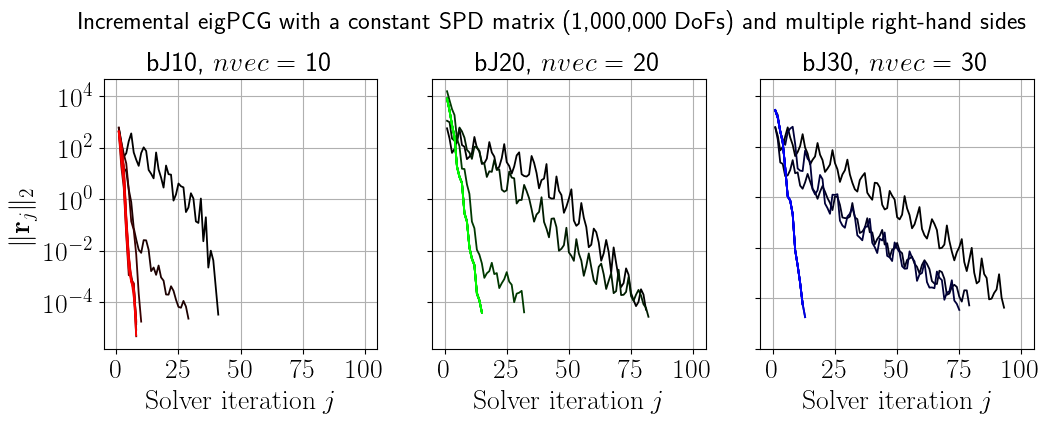

Reproduce this figure in Python.
import numpy as np
import pylab as pl

pl.rcParams['text.usetex'] = True
params = {'text.latex.preamble' : [r'\usepackage{amssymb}',
                                   r'\usepackage{amsmath}']}
pl.rcParams.update(params)
pl.rcParams['axes.labelsize'] = 20
pl.rcParams['axes.titlesize'] = 20
pl.rcParams['legend.fontsize'] = 20
pl.rcParams['xtick.labelsize'] = 20
pl.rcParams['ytick.labelsize'] = 20
pl.rcParams['legend.numpoints'] = 1

nsmp = 10
nblocks = (10, 20, 30)
cols = ('tab:green', 'tab:blue', 'tab:red')

def get_rgb(s, nu, ind):
  rgb = 3 * [0]
  rgb[ind % 3] = s / (nu - 1.)
  return tuple(rgb)

fig, ax = pl.subplots(1, len(nblocks), figsize=(12, 3.5), sharey=True)
for ibJ, nblock in enumerate(nblocks):
  its = np.load('data/mrhs-bJ%d-incr-eigpcg.its.npy' % nblock)
  res_norms = np.load('data/mrhs-bJ%d-incr-eigpcg.res_norms.npy' % nblock)
  sum_it = 0
  for ismp in range(nsmp):
    col = get_rgb(ismp, nsmp, ibJ)
    it = its[ismp]
    ax[ibJ].semilogy(range(1, it + 1), res_norms[sum_it:(sum_it + it)], color=col, lw=1.3)
    sum_it += it
  ax[ibJ].grid()
  ax[ibJ].set_xlabel(r'$\mathrm{Solver\ iteration}\; j$')
  ax[ibJ].set_xticks([0, 25, 50, 75, 100])
  ax[ibJ].set_yticks([1e-6, 1e-4, 1e-2, 1e0, 1e2, 1e4])
  if ibJ == 0:
    ax[ibJ].set_ylabel(r'$\|\mathbf{r}_j\|_2$')
  ax[ibJ].set_xlim(-5, 105)
  ax[ibJ].set_title('bJ%d, $nvec$ = %d' % (nblock, nblock))
  pl.suptitle('Incremental eigPCG with a constant SPD matrix (1,000,000 DoFs) and multiple right-hand sides', y=1.08, fontsize=18)
pl.savefig('Example1_mrhs.png', bbox_inches='tight')
